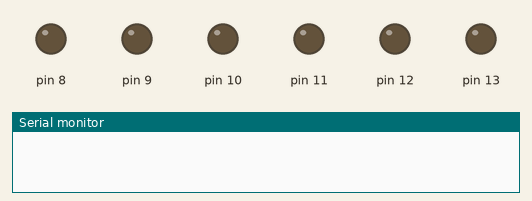
Simulated run of this sketch. Board: Arduino Uno, built for the host (arithmetic inside an expression is 32-bit, double 64-bit). Parts: output pins drawn as LEDs (lit = HIGH), the last lines printed to the serial monitor.

Above: at 0.5 s.
At 7.0 s:
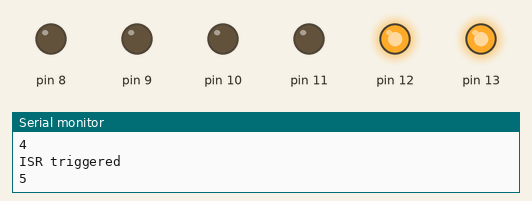
At 14.5 s:
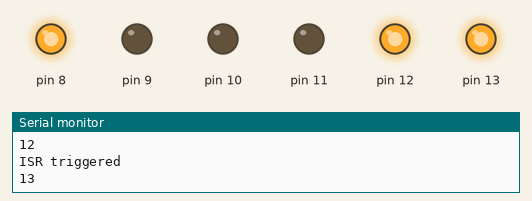
At 21.0 s:
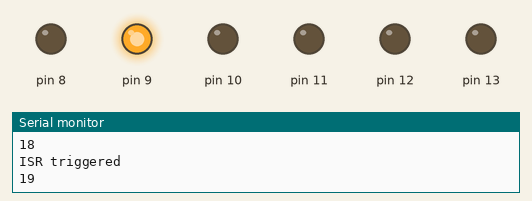
Timing chart, 0 to 32.5 s (numbered marks = the images above):
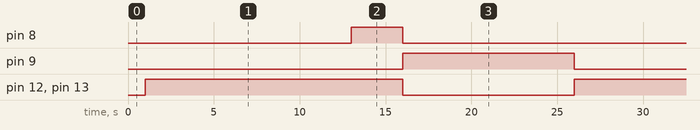

The sketch:

P2r.ino
```cpp
int flag=LOW;
int counter=0;
void setup() {
  // put your setup code here, to run once:
  Serial.begin(115200);

  DDRB = DDRB | B11111111;//pin 13 habilitado
  DDRH = DDRH | B00111111;//pin 6 y 7 habilitao como salias
  cli();
  TCCR1B= 0; TCCR1A=0;
  TCCR1B |= B00001101; // pin 8,9,10. Configurados como salida
  OCR1A= 0x3D09;
  TIMSK1 |= (1 << OCIE1A);
  sei();
}


ISR(TIMER1_COMPA_vect){
  Serial.println("ISR triggered");
  Serial.println(counter);

  if(counter==0){
    digitalWrite(13, HIGH); //verde
    digitalWrite(7, LOW);
    digitalWrite(6, LOW);
    digitalWrite(12, HIGH);
    digitalWrite(8, LOW);
    digitalWrite(9, LOW);

  }else if(counter==12){
    digitalWrite(7, HIGH);
    digitalWrite(8, HIGH);
  }else if(counter== 15){
    digitalWrite(8, LOW);
    digitalWrite(12, LOW);
    digitalWrite(9, HIGH);
    digitalWrite(13, LOW); //verde
    digitalWrite(7, LOW);
    digitalWrite(6, HIGH);
  }else if(counter==24){
    counter=-1;
  }
counter= counter+1;
}
void loop() {
  // put your main code here, to run repeatedly:

}
```

Measured:
- by itself, pin 8: alternates HIGH for 3.0 s and LOW for 22.0 s
- by itself, pin 9: alternates HIGH for 10.0 s and LOW for 15.0 s
- by itself, pin 12, pin 13: alternates HIGH for 15.0 s and LOW for 10.0 s
